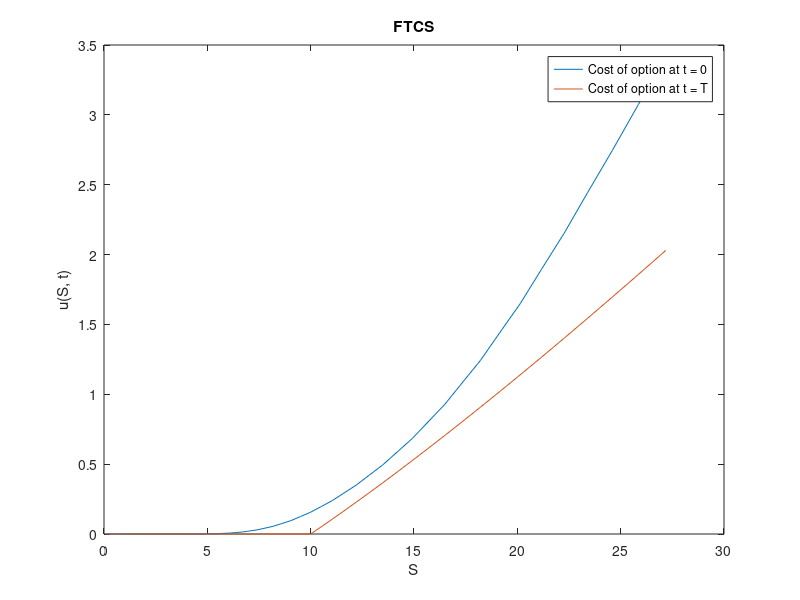
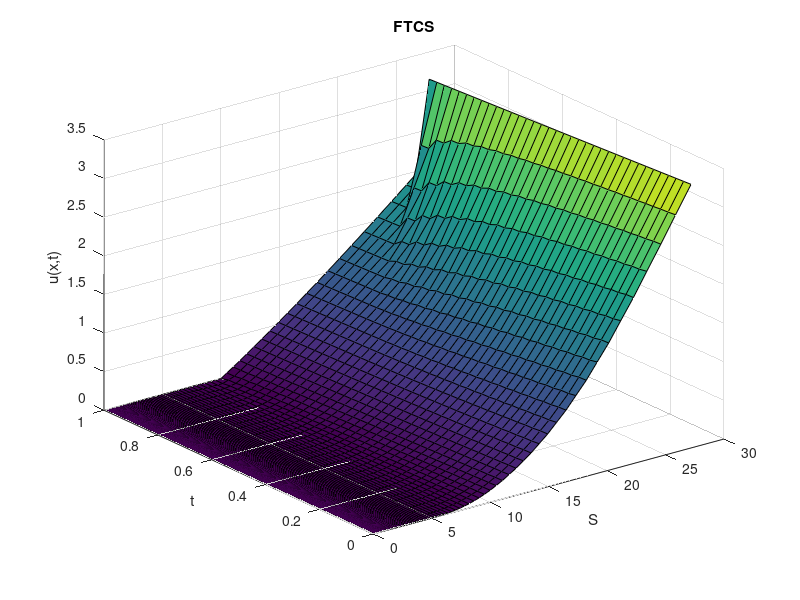
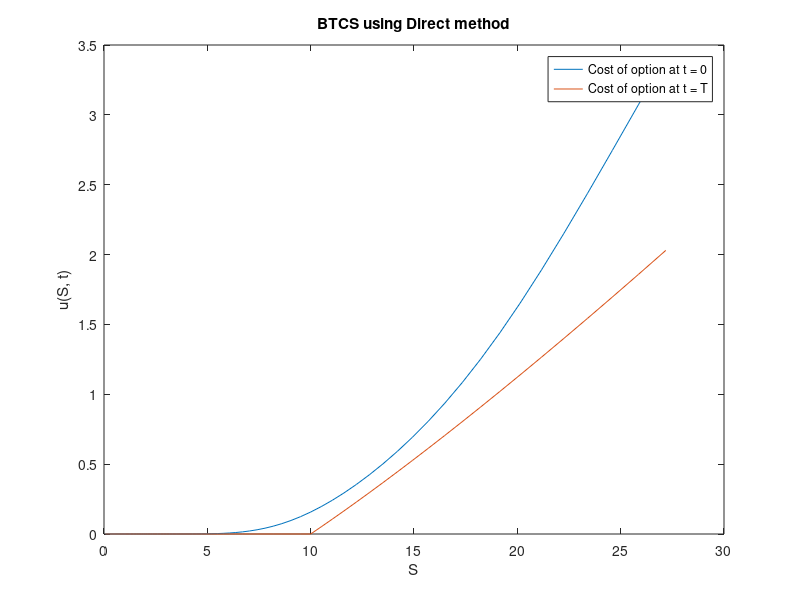
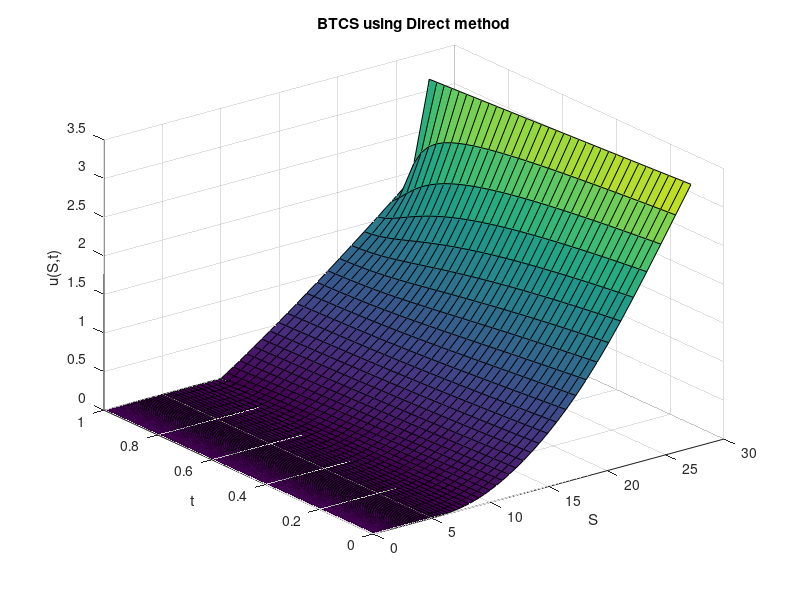

The MATLAB source for these figures, in order: (Note: this script raises an error after producing the figures.)
function q1_direct
	close all; clear; im_num = 1;
	% Option Parameters
	T = 1;
	K = 10;
	r = 0.06;
	sig = 0.3;
	delta = 0;

	q = 2*r/sig^2;
	qd = 2*(r-delta)/sig^2;

	% Computational Parameters
	x_max = 1;
	x_min = -5;

	h = 0.05;
	k = h^2/2;
	m = (x_max - x_min)/h;
	n = ceil((T*sig^2/2)/k);

	X = x_min:h:x_max;
	Tau = 0:k:T*sig^2/2;

	S = K*exp(X);
	Time = T - 2*Tau/sig^2;

	
	U = FTCS(@fun, @f, @g1, @g2, T*sig^2/2, K, r, sig, delta, q, qd, x_min, x_max, h, k, m, n, X, Tau);
	% length(X), length(U(end, :))
	figure; plot(S, U(end, :)); hold on; plot(S, U(1, :)); hold off;
	legend('Cost of option at t = 0', 'Cost of option at t = T'); xlabel('S'); ylabel('u(S, t)'); title('FTCS');
	saveas(gcf, sprintf('plots/q1_%d.png', im_num)); im_num = im_num + 1;
	figure; surf(S, Time, U); xlabel('S'); ylabel('t'); zlabel('u(x,t)'); title('FTCS');
	saveas(gcf, sprintf('plots/q1_%d.png', im_num)); im_num = im_num + 1;
	
	Methods = ['Direct'; 'GaussS'; 'Jacobi'];%, 'SOR___'];
	for meth = 1:3
		U = BTCS(@fun, @f, @g1, @g2, T, K, r, sig, delta, q, qd, x_min, x_max, h, k, m, n, X, Tau, Methods(meth, :));
		figure; plot(S, U(end, :)); hold on; plot(S, U(1, :)); hold off;
		legend('Cost of option at t = 0', 'Cost of option at t = T'); xlabel('S'); ylabel('u(S, t)'); title(sprintf('BTCS using %s method', Methods(meth, :)));
		saveas(gcf, sprintf('plots/q1_%d.png', im_num)); im_num = im_num + 1;
		figure; surf(S, Time, U); xlabel('S'); ylabel('t'); zlabel('u(S,t)'); title(sprintf('BTCS using %s method', Methods(meth, :)));
		saveas(gcf, sprintf('plots/q1_%d.png', im_num)); im_num = im_num + 1;
	end

	for meth = 1:3
		U = Crank(@fun, @f, @g1, @g2, T, K, r, sig, delta, q, qd, x_min, x_max, h, k, m, n, X, Tau, Methods(meth, :));
		figure; plot(S, U(end, :)); hold on; plot(S, U(1, :)); hold off;
		legend('Cost of option at t = 0', 'Cost of option at t = T'); xlabel('S'); ylabel('u(S, t)'); title(sprintf('Crank-Nicolson using %s method', Methods(meth, :)));
		saveas(gcf, sprintf('plots/q1_%d.png', im_num)); im_num = im_num + 1;
		figure; surf(S, Time, U); xlabel('S'); ylabel('t'); zlabel('u(S,t)'); title(sprintf('Crank-Nicolson using %s method', Methods(meth, :)));
		saveas(gcf, sprintf('plots/q1_%d.png', im_num)); im_num = im_num + 1;
	end
end

function [y] = fun(x, t)
	y = 0;
end

function [y] = f(x, qd)
	temp1 = zeros(size(x));
	temp2 = exp(x*(qd + 1)/2 ) - exp(x*(qd - 1)/2);
	y = max([temp1; temp2]);
end

function [y] = g1(x, t, qd)
	y = 0;
end

function [y] = g2(x, t, qd)
	y = exp(x.*(qd + 1)/2 + t.*(qd + 1)^2/4);
end

function [U] = FTCS(fun, f, g1, g2, T, K, r, sig, delta, q, qd, x_min, x_max, h, k, m, n, X, Tau)
	fprintf('\nRunning FTCS\n');
	lamda = k / h^2;
	U = zeros(n+1, m+1);

	U(1:end, 1) = g1(x_min, Tau, qd);
	U(1:end, end) = g2(x_max, Tau, qd);
	U(1, 1:end) = f(X, qd);

	for i = 2:n+1
		for j = 2:m
			U(i, j) = lamda*U(i-1,j-1) + (1-2*lamda)*U(i-1,j) + lamda*U(i-1,j+1);
		end
	end

	U;
end

function [U] = BTCS(fun, f, g1, g2, T, K, r, sig, delta, q, qd, x_min, x_max, h, k, m, n, X, Tau, method)
	fprintf('\nRunning BTCS\n');
	fprintf('Using %s method\n', method);
	lamda = k / h^2;
	U = zeros(n+1, m+1);

	U(1:end, 1) = g1(x_min, Tau, qd);
	U(1:end, end) = g2(x_max, Tau, qd);
	U(1, 1:end) = f(X, qd);

	for i = 2:n+1
		A = zeros(m+1, m+1);
		b = zeros(m+1, 1);

		A(1:m+2:end) = 1 + 2*lamda;
		A(2:m+2:end) = -lamda;
		A(m+2:m+2:end) = -lamda;

		A(1,1) = 1;
		A(1,2) = 0;
		A(m+1,m+1) = 1;
		A(m+1,m) = 0;

		b(2:m) = U(i-1,2:m);
		b(1) = U(i,1);
		b(end) = U(i,end);

		if method == 'Direct'
			U(i,:) = (A\b)';
		elseif method == 'GaussS'
			U(i,:) = gauss_seidel(A,b,1000,1e-5);
		elseif method == 'Jacobi'
			U(i,:) = jacobi(A,b,1000,1e-5);
		else
			''
		end			
			
	end

	U;
end

function [U] = Crank(fun, f, g1, g2, T, K, r, sig, delta, q, qd, x_min, x_max, h, k, m, n, X, Tau, method)
	fprintf('\nRunning Crank Nicolson\n');
	fprintf('Using %s method\n', method);
	lamda = k / h^2;
	U = zeros(n+1, m+1);

	U(1:end, 1) = g1(x_min, Tau, qd);
	U(1:end, end) = g2(x_max, Tau, qd);
	U(1, 1:end) = f(X, qd);

	for i = 2:n+1
		A = zeros(m+1, m+1);
		b = zeros(m+1, 1);

		A(1:m+2:end) = 1 + lamda;
		A(2:m+2:end) = -lamda/2;
		A(m+2:m+2:end) = -lamda/2;

		A(1,1) = 1;
		A(1,2) = 0;
		A(m+1,m+1) = 1;
		A(m+1,m) = 0;

		b(2:m) = U(i-1,1:m-1)*lamda/2 + (1-lamda)*U(i-1,2:m) + U(i-1,3:m+1)*lamda/2;
		b(1) = U(i,1);
		b(end) = U(i,end);

		if method == 'Direct'
			U(i,:) = (A\b)';
		elseif method == 'GaussS'
			U(i,:) = gauss_seidel(A,b,1000,1e-5);
		elseif method == 'Jacobi'
			U(i,:) = jacobi(A,b,1000,1e-5);
		else
			''
		end	
	end

	U;
end